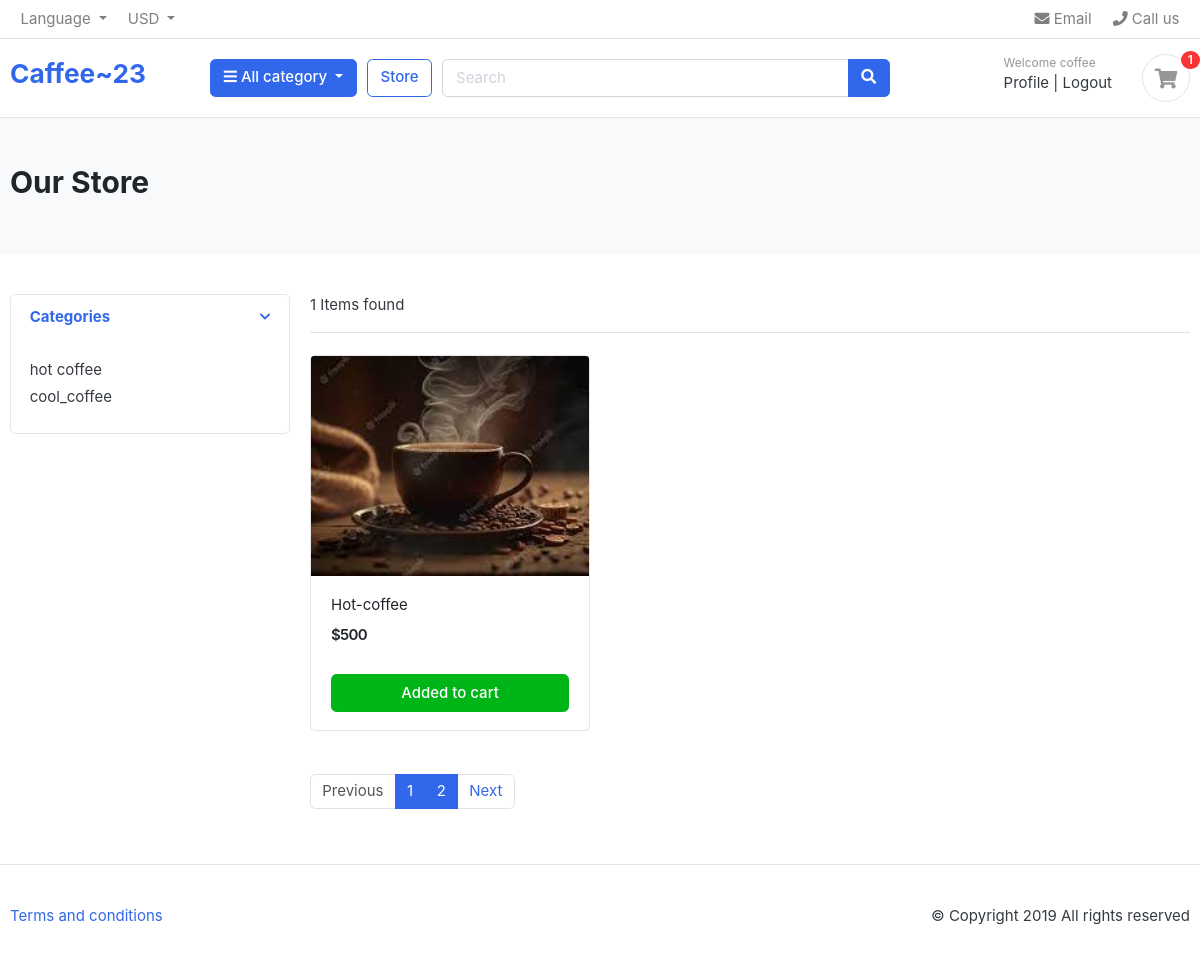
The page /store/category/hot-coffee/ (signed in) on the database its author committed.
### category/models.py (models this page shows, shortened)
class Category(models.Model):
    category_name = models.CharField(max_length=50, unique=True)
    slug = models.SlugField(max_length=100, unique=True)
    description = models.TextField(max_length=255, blank=True)
    cat_image = models.ImageField(upload_to='photos/categories', blank=True)

### store/models.py (models this page shows, shortened)
class Product(models.Model):
    product_name = models.CharField(max_length=200, unique=True)
    slug = models.SlugField(max_length=200, unique=True)
    description = models.TextField(max_length=500, blank=True)
    price = models.IntegerField()
    image = models.ImageField(upload_to='photos/products')
    stock = models.IntegerField()
    is_available = models.BooleanField(default=True)
    category = models.ForeignKey(Category, on_delete=models.CASCADE)
    created_date = models.DateTimeField(auto_now_add=True)
    modified_date = models.DateTimeField(auto_now=True)

### store/views.py (the view)
# urls.py: path('store/', include('store.urls')),
def store(request, category_slug=None):
    category = None
    products = None
    cart_items_count = CartItem.objects.filter(user=request.user).count()
    if category_slug:
        category = get_object_or_404(Category, slug=category_slug)
        products = Product.objects.filter(is_available=True, category=category).order_by('product_name')
        page = request.GET.get("page")
        paginator = Paginator(products, 1)
        product_page = paginator.get_page(page)
    else:
        products = Product.objects.filter(is_available=True).order_by('product_name')
        page = request.GET.get("page")
        paginator = Paginator(products, 3)
        product_page = paginator.get_page(page)
    categories = Category.objects.all()
    context = {"products": product_page, "categories": categories, 'cart_items_count': cart_items_count}
    return render(request, "store/store.html", context)

### store/templates/store/store.html
{% extends 'base.html' %}
{% block body%}
<section class="section-pagetop bg">
<div class="container">
	<h2 class="title-page">Our Store</h2>
</div>
</section>
<section class="section-content padding-y">
<div class="container">
<div class="row">
	<aside class="col-md-3">
<div class="card">
	<article class="filter-group">
		<header class="card-header">
			<a href="#" data-toggle="collapse" data-target="#collapse_1" aria-expanded="true" class="">
				<i class="icon-control fa fa-chevron-down"></i>
				<h6 class="title">Categories</h6>
			</a>
		</header>
		<div class="filter-content collapse show" id="collapse_1" style="">
			<div class="card-body">
				<ul class="list-menu">
					{% for i in categories %}
						<li><a href="{% url 'products_by_category' category_slug=i.slug %}">{{i.category_name}}  </a></li>
					{% endfor%}
				</ul>
			</div>
		</div>
	</article>
</div>
	</aside>
	<main class="col-md-9">
<header class="border-bottom mb-4 pb-3">
		<div class="form-inline">
			<span class="mr-md-auto">{{products | length}} Items found </span>
		</div>
</header>
<div class="row">
	{% for item in products %}
	<div class="col-md-4">
		<figure class="card card-product-grid">
			<div class="img-wrap">
				<img src="{{item.image.url}}">
			</div>
			<figcaption class="info-wrap">
				<div class="fix-height">
					<a href="{% url 'product_detail' item.category.slug item.slug   %}" class="title">{{item.product_name}}</a>
					<div class="price-wrap mt-2">
						<span class="price">${{item.price}}</span>
					</div>
				</div>
				<a href="#" class="btn btn-block btn-success">Added to cart </a>
			</figcaption>
		</figure>
	</div>
	{% endfor %}
</div>
<nav class="mt-4" aria-label="Page navigation sample">
  <ul class="pagination">
	{% if products.has_previous %}
    <li class="page-item"><a class="page-link" href="?page={{products.previous_page_number}}">Previous</a></li>
	{% else %}
	<li class="page-item disabled"><a class="page-link" >Previous</a></li>
	{% endif%}
	{% for i in products.paginator.page_range %}
		<li class="page-item active"><a class="page-link" href="?page={{i}}">{{i}}</a></li>
	{% endfor %}
	{% if products.has_next %}
    <li class="page-item"><a class="page-link" href="?page={{products.next_page_number}}">Next</a></li>
	{% else %}
	<li class="page-item disabled"><a class="page-link" >Next</a></li>
	{% endif%}
  </ul>
</nav>
	</main>
</div>
</div>
</section>
{% endblock%}

### templates/base.html (shortened to what this page needs)
<!DOCTYPE html>
{% load static %}
<html lang="en">
  <head>
    <link href="{% static 'css/bootstrap.css' %}" rel="stylesheet" type="text/css" />
    <link
      href="{% static 'fonts/fontawesome/css/all.min.css' %}"
      type="text/css"
      rel="stylesheet"
    />
    <link href="{% static 'css/ui.css' %}" rel="stylesheet" type="text/css" />
    <link
      href="{% static 'css/responsive.css' %}"
      rel="stylesheet"
      media="only screen and (max-width: 1200px)"
    />
  </head>
<body>
  <header class="section-header">
    <nav class="navbar p-md-0 navbar-expand-sm navbar-light border-bottom">
    <div class="container">
      <div class="collapse navbar-collapse" id="navbarTop4">
        <ul class="navbar-nav mr-auto">
          <li class="nav-item dropdown">
           <a href="#" class="nav-link dropdown-toggle" data-toggle="dropdown">   Language </a>
        </li>
        <li class="nav-item dropdown">
          <a href="#" class="nav-link dropdown-toggle" data-toggle="dropdown"> USD </a>
        </li>
        </ul>
        <ul class="navbar-nav">
        <li><a href="#" class="nav-link"> <i class="fa fa-envelope"></i> Email </a></li>
        <li><a href="#" class="nav-link"> <i class="fa fa-phone"></i> Call us </a></li>
      </ul>
      </div>
    </div>
    </nav>
    <section class="header-main border-bottom">
      <div class="container">
    <div class="row align-items-center">
      <div class="col-lg-2 col-md-3 col-6">
        <a href="{% url 'home' %}" class="brand-wrap">
          <h3>Caffee~23</h3>
        </a>
      </div>
      <div class="col-lg col-sm col-md col-6 flex-grow-0">
        <div class="category-wrap dropdown d-inline-block float-right">
          <button type="button" class="btn btn-primary dropdown-toggle" data-toggle="dropdown">
            <i class="fa fa-bars"></i> All category
          </button>
        </div>
      </div>
      <a href="{% url 'store' %}" class="btn btn-outline-primary">Store</a>
      <div class="col-lg  col-md-6 col-sm-12 col">
        <form action="#" class="search">
          <div class="input-group w-100">
              <input type="text" class="form-control" style="width:60%;" placeholder="Search">
              <div class="input-group-append">
                <button class="btn btn-primary" type="submit">
                  <i class="fa fa-search"></i>
                </button>
              </div>
            </div>
        </form>
      </div>
      <div class="col-lg-3 col-sm-6 col-8 order-2 order-lg-3">
            <div class="d-flex justify-content-end mb-3 mb-lg-0">
              <div class="widget-header">
                {% if request.user.is_authenticated %}
                <small class="title text-muted">Welcome {{request.user}}</small>
                <div>
                  <a href="{% url 'profile' %}">Profile</a> <span class="dark-transp"> | </span>
                  <a href="{% url 'logout' %}"> Logout</a>
                </div>
                {% else %}
                <small class="title text-muted">Welcome guest!</small>
                <div>
                  <a href="{% url 'login' %}">Sign in</a> <span class="dark-transp"> | </span>
                  <a href="{% url 'register' %}"> Register</a>
                </div>
                {% endif %}
              </div>
              <a href="{% url 'cart' %}" class="widget-header pl-3 ml-3">
                <div class="icon icon-sm rounded-circle border"><i class="fa fa-shopping-cart"></i></div>
                <span class="badge badge-pill badge-danger notify">{{cart_items_count}}</span>
              </a>
            </div>
          </div>
    </div>
      </div>
    </section>
    </header>
      {% block body %}
      {% endblock %}
    {% include 'footer.html' %}
</body>
</html>

### static/css/ui.css (style rules this page uses)
html { font-family: "Inter", sans-serif; font-size: 15px; }
.img-wrap { text-align: center; display: block; }
.img-wrap img { max-width: 100%; }
.price-wrap { letter-spacing: -0.7px; }
.icon-xs, .icon-sm, .icon-md, .icon-lg { display: inline-block; text-align: center; flex-shrink: 0; flex-grow: 0; }
.icon-sm { width: 48px; height: 48px; line-height: 48px !important; font-size: 20px; }
.padding-y { padding-top: 40px; padding-bottom: 40px; }
figure { margin-bottom: 0; }
article:after, .form-group:after { display: block; clear: both; content: ""; }
.bg { background-color: #f8f9fa; }
.title-page { color: #212529; }
.header-main { position: relative; padding-top: 1rem; padding-bottom: 1rem; }
.widget-header { display: inline-block; vertical-align: middle; position: relative; }
.widget-header a { color: #343a40; }
.widget-header i { color: #969696; }
.widget-header .title { display: block; }
.widget-header .notify { position: absolute; top: -3px; right: -10px; }
[class*=list-] li:after { visibility: hidden; display: block; content: ""; overflow: hidden; height: 0; clear: both; }
.list-menu { list-style: none; margin: 0; padding-left: 0; }
.list-menu li { margin-bottom: 5px; }
.list-menu a { color: #343a40; }
[class*=card-product] a.title { color: #212529; display: block; }
[class*=card-product] .img-wrap { overflow: hidden; position: relative; }
[class*=card-product] .img-wrap img { height: 100%; max-width: 100%; width: auto; display: inline-block; -o-object-fit: cover; object-fit: cover; }
.card-product-grid { margin-bottom: 20px; }
.card-product-grid .img-wrap { border-radius: 0.2rem 0.2rem 0 0; height: 220px; }
.card-product-grid .info-wrap { overflow: hidden; padding: 18px 20px; }
.card-product-grid .fix-height { height: 80px; overflow: hidden; }
.card .img-wrap { overflow: hidden; }
.notify { position: absolute; top: -4px; right: -10px; display: inline-block; padding: 0.25em 0.6em; font-size: 12px; line-height: 1; text-align: center; border-radius: 3rem; color: #fff; background-color: #fa3434; }
.price { font-weight: 600; color: #212529; }
.icon-control { margin-top: 5px; float: right; font-size: 80%; }
.card-header .title { margin-bottom: 0; line-height: 1.5; }
.filter-group { border-bottom: 1px solid #e4e4e4; }
.filter-group .card-header { border-bottom: 0; }
.filter-group:last-child { border-bottom: 0; }
.section-pagetop { padding: 45px 0; }

### rows shown on the page
Category: category_name "hot coffee"
Category: category_name "cool_coffee"
Product: image (picture), product_name "Hot-coffee", price "500"

### other values the page prints
{{ request.user }} "coffee"
{{ cart_items_count }} "1"
{{ products | length }} "1"
{{ i }} "1" "2"
